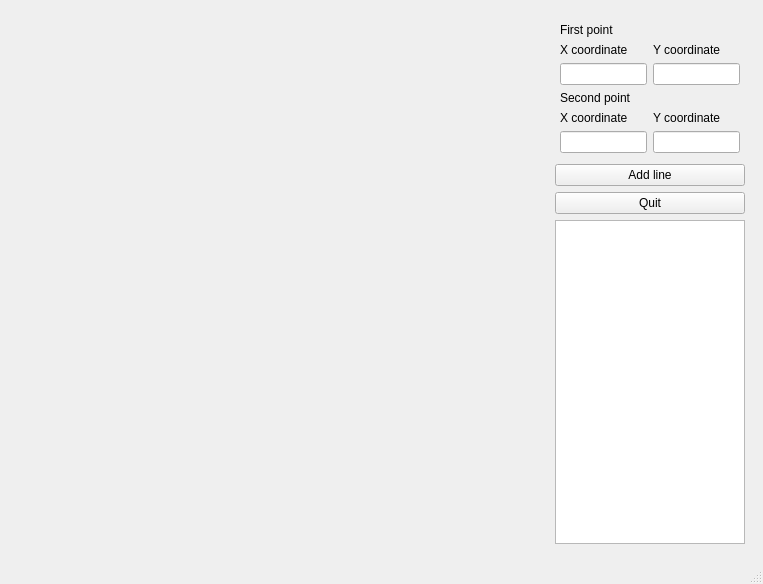
<?xml version="1.0" encoding="UTF-8"?>
<ui version="4.0">
 <class>MainWindow</class>
 <widget class="QMainWindow" name="MainWindow">
  <property name="geometry">
   <rect>
    <x>0</x>
    <y>0</y>
    <width>763</width>
    <height>584</height>
   </rect>
  </property>
  <property name="windowTitle">
   <string>MainWindow</string>
  </property>
  <widget class="QWidget" name="centralwidget">
   <layout class="QHBoxLayout" name="horizontalLayout">
    <item>
     <widget class="QWidget" name="MPLWindow" native="true">
      <property name="sizePolicy">
       <sizepolicy hsizetype="Expanding" vsizetype="Preferred">
        <horstretch>0</horstretch>
        <verstretch>0</verstretch>
       </sizepolicy>
      </property>
      <layout class="QVBoxLayout" name="mplVL"/>
     </widget>
    </item>
    <item>
     <widget class="QWidget" name="verticalWidget" native="true">
      <property name="maximumSize">
       <size>
        <width>200</width>
        <height>16777215</height>
       </size>
      </property>
      <layout class="QVBoxLayout" name="verticalLayout">
       <property name="leftMargin">
        <number>1</number>
       </property>
       <item>
        <layout class="QGridLayout" name="gridLayout">
         <property name="leftMargin">
          <number>5</number>
         </property>
         <property name="topMargin">
          <number>5</number>
         </property>
         <property name="rightMargin">
          <number>5</number>
         </property>
         <property name="bottomMargin">
          <number>5</number>
         </property>
         <item row="1" column="1">
          <widget class="QLabel" name="label_2">
           <property name="text">
            <string>Y coordinate</string>
           </property>
          </widget>
         </item>
         <item row="0" column="0">
          <widget class="QLabel" name="label_5">
           <property name="text">
            <string>First point</string>
           </property>
          </widget>
         </item>
         <item row="1" column="0">
          <widget class="QLabel" name="label">
           <property name="text">
            <string>X coordinate</string>
           </property>
          </widget>
         </item>
         <item row="2" column="0">
          <widget class="QLineEdit" name="x1_lineEdit">
           <property name="text">
            <string/>
           </property>
          </widget>
         </item>
         <item row="2" column="1">
          <widget class="QLineEdit" name="y1_lineEdit"/>
         </item>
         <item row="4" column="0">
          <widget class="QLabel" name="label_3">
           <property name="text">
            <string>X coordinate</string>
           </property>
          </widget>
         </item>
         <item row="5" column="0">
          <widget class="QLineEdit" name="x2_lineEdit"/>
         </item>
         <item row="4" column="1">
          <widget class="QLabel" name="label_4">
           <property name="text">
            <string>Y coordinate</string>
           </property>
          </widget>
         </item>
         <item row="5" column="1">
          <widget class="QLineEdit" name="y2_lineEdit"/>
         </item>
         <item row="3" column="0">
          <widget class="QLabel" name="label_6">
           <property name="text">
            <string>Second point</string>
           </property>
          </widget>
         </item>
        </layout>
       </item>
       <item>
        <widget class="QPushButton" name="AddButton">
         <property name="text">
          <string>Add line</string>
         </property>
        </widget>
       </item>
       <item>
        <widget class="QPushButton" name="QuitButton">
         <property name="text">
          <string>Quit</string>
         </property>
        </widget>
       </item>
       <item>
        <widget class="QListWidget" name="LineList">
         <property name="minimumSize">
          <size>
           <width>0</width>
           <height>0</height>
          </size>
         </property>
        </widget>
       </item>
      </layout>
     </widget>
    </item>
   </layout>
  </widget>
  <widget class="QMenuBar" name="menubar">
   <property name="geometry">
    <rect>
     <x>0</x>
     <y>0</y>
     <width>763</width>
     <height>27</height>
    </rect>
   </property>
  </widget>
  <widget class="QStatusBar" name="statusbar"/>
 </widget>
 <resources/>
 <connections>
  <connection>
   <sender>QuitButton</sender>
   <signal>clicked()</signal>
   <receiver>MainWindow</receiver>
   <slot>close()</slot>
   <hints>
    <hint type="sourcelabel">
     <x>651</x>
     <y>190</y>
    </hint>
    <hint type="destinationlabel">
     <x>381</x>
     <y>291</y>
    </hint>
   </hints>
  </connection>
 </connections>
</ui>
